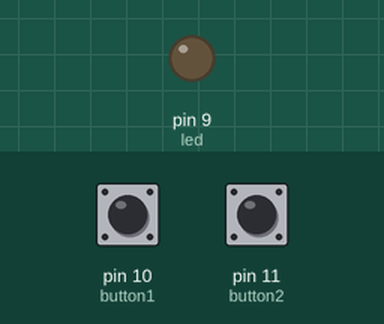
Bench run of a sketch on a simulated Arduino Uno, built with avr-gcc and run on an emulated ATmega328P. Parts: output pins drawn as LEDs (lit = HIGH). Inputs (shaded band) come from the test bench; at power-on: pin 11 (button2) HIGH, pin 10 (button1) HIGH.

Above: at 1.2 s.
1.3 s: pin 11 (button2) pulled LOW for 0.15 s
At 2.3 s:
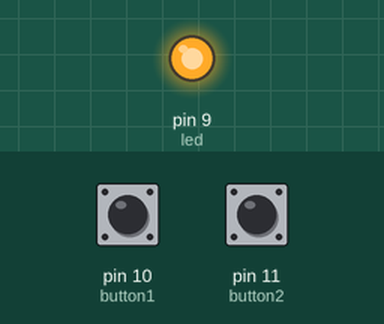
2.9 s: pin 10 (button1) pulled LOW for 0.15 s
At 3.5 s:
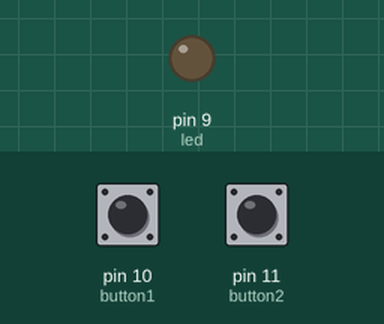
4.5 s: pin 11 (button2) pulled LOW for 1 s
At 5.9 s:
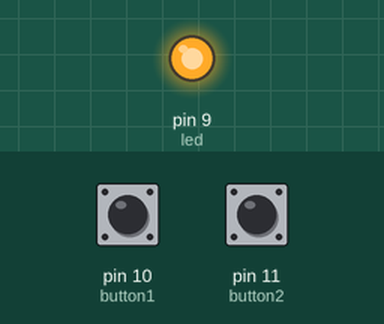
7.0 s: pin 10 (button1) driven LOW and pin 11 (button2) driven LOW
At 7.6 s:
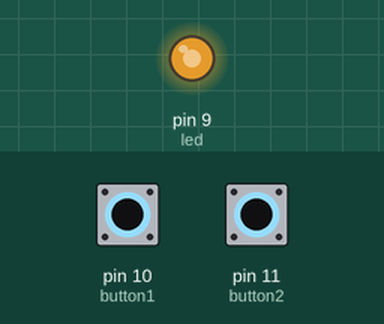
8.5 s: pin 11 (button2) driven HIGH
At 9.7 s:
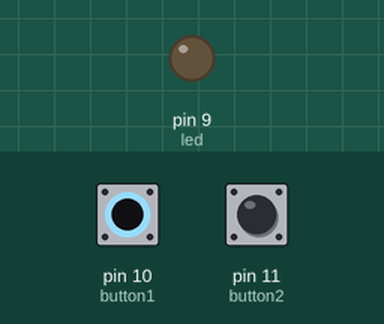
10.0 s: pin 11 (button2) driven LOW
At 10.4 s:
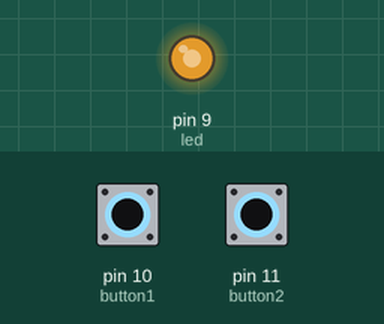
Timing chart, 0 to 12.5 s (numbered marks = the images above; inputs shaded):
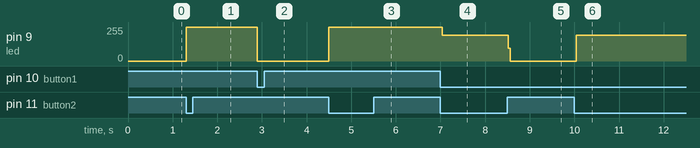

Measured:
- after the input at 1.3 s, pin 9 (led): 0/255 → 255/255 at once
- after the input at 2.9 s, pin 9 (led): 255/255 → 0/255 at once
- after the input at 4.5 s, pin 9 (led): 0/255 → 255/255 at once
- after the input at 7.0 s, pin 9 (led): 255/255 → 195/255 at once
- after the input at 8.5 s, pin 9 (led): 195/255 → 0/255 at once
- after the input at 10.0 s, pin 9 (led): 0/255 → 192/255 at once

The sketch:

RoboVilla_Day5_Two_Button_LED.ino
```cpp
//RoboVilla YouTube Channel
//Watch Full Video - https://www.youtube.com/watch?v=nwMB4piaPPA&list=PLAk2XwfozpbItNJEPJK9Kgac-SF31-Kp_&index=5

int button1 = 10;
int button2 = 11;
int led = 9;

void setup() {
  pinMode(led, OUTPUT);
  pinMode(button1, INPUT_PULLUP);
  pinMode(button2, INPUT_PULLUP);

}

void loop() {
  int button1_state = digitalRead(button1);
  int button2_state = digitalRead(button2);
  if (button1_state == 0)
  {
    //LED ON
    digitalWrite(led, LOW);
  }
  if (button2_state == 0)
  {
    //LED OFF
    digitalWrite(led, HIGH);
  }


}
```
